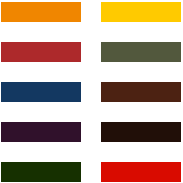
#> input picture colortheory/src1/autumn/deep.png, 183 x 183 px; its folder holds only this picture in this run
$ jupyter execute --allow-errors colortheory.ipynb   (shell and % lines are left out)
#> lines starting #> are read from the running program, lines starting #| are printed output that depends on the picture
# Personal Color Theory Analysis

This project explores a number of questions related to personal color theory.
Along the way we demonstrate the following useful basics to know:
- How to import images using OpenCV (import cv2) from pathnames generated by glob (https://docs.python.org/3/library/glob.html).
- How to convert those images which are in BGR back to RGB (https://stackoverflow.com/questions/39316447/opencv-giving-wrong-color-to-colored-images-on-loading).
- How to save labels for the images from the filename (https://stackoverflow.com/questions/52658094/extract-details-in-multiple-image-filenames-in-python-and-add-them-as-labels-for).
- Displaying the image with label
- 3d scatter plot the data colored by category.(https://matplotlib.org/2.1.1/gallery/mplot3d/scatter3d.html)
- create an interactive 3d plot with %matplotlib. Alternatively, interactively in notebook "%matplotlib notebook". (https://stackoverflow.com/questions/33436221/displaying-rotatable-3d-plots-in-ipython-or-ipython-notebook/33440743#33440743).

[cell 1]
#Importing images from src1
import glob
import cv2
import matplotlib.pyplot as plt
data = []

#iterate over all directories/subdirs of appropriate folder, pathnames generated by glob.
for image in glob.glob('colortheory/src1/*/*.png', recursive = True):
    name = image.replace('2','').split('.')[0].split('/') #extract label data from filename
    img = cv2.cvtColor(cv2.imread(image), cv2.COLOR_BGR2RGB) #append labels+image with GBR ->RGB
    data.append([name[-1], name[-2], img])

[cell 2]
#Example display image+title for the first image

import matplotlib.pyplot as plt
#> (the rest of this cell did not finish here and is left out)

# RGB training data:

[cell 3]
#Collect train data.
#x := RGB
#y := season and type
colors_train = []
colors_dict = {} #dict makes plotting easier.

[cell 4]
#working on src1 first
inds = []
for i in range(5):
    x = 15+40*i
    inds.append([[x, 50], [x, -50]])

#iterate over the 12 images with 10 colors in each
#> (the rest of this cell did not finish here and is left out)

[cell 5]
#working on src2
inds = []
for i in range(3):
    x = 25+100*i
    inds.append([[x, 50],[x,150],[x,-150], [x, -50]])

for image in glob.glob('colortheory/src2/*/*.png', recursive = True):
    name = image.split('.')[0].split('/') #extract label data from filename
    img = cv2.cvtColor(cv2.imread(image), cv2.COLOR_BGR2RGB)[468:720, 27:-30]
    stype = name[-1]
    season = name[-2]
                                                #append labels+image with GBR ->RGB
    for row in inds:
        for coord in row:
            pxl = img[coord[0]][coord[1]]
            #update colors_train
            colors_train.append([pxl[0], pxl[1], pxl[2], stype, season])

            #update colors_dict
            if season in colors_dict:
                if stype in colors_dict[season]:
                    for i,row in enumerate(colors_dict[season][stype]):
                        row.append(pxl[i])
                else:
                    colors_dict[season][stype] = [[pxl[0]], [pxl[1]], [pxl[2]]]
            else:
                colors_dict[season] = {}
                colors_dict[season][stype] = [[pxl[0]], [pxl[1]], [pxl[2]]]

[cell 6]
#working on src3
inds = []
for i in range(5):
    x = 200+100*i
    inds.append([[x, 100],[x, 200],[x,300], [x, 400]])

for image in glob.glob('colortheory/src3/*/*.png', recursive = True):
    name = image.split('.')[0].split('/') #extract label data from filename
    img = cv2.cvtColor(cv2.imread(image), cv2.COLOR_BGR2RGB)
    stype = name[-1]
    season = name[-2]
                                                #append labels+image with GBR ->RGB
    for row in inds:
        for coord in row:
            pxl = img[coord[0]][coord[1]]
            #update colors_train
            colors_train.append([pxl[0], pxl[1], pxl[2], stype, season])

            #update colors_dict
            if season in colors_dict:
                if stype in colors_dict[season]:
                    for i,row in enumerate(colors_dict[season][stype]):
                        row.append(pxl[i])
                else:
                    colors_dict[season][stype] = [[pxl[0]], [pxl[1]], [pxl[2]]]
            else:
                colors_dict[season] = {}
                colors_dict[season][stype] = [[pxl[0]], [pxl[1]], [pxl[2]]]

[cell 7]
#working on src4
inds = []
for i in range(8):
    for j in range(5):
        x = 80+60*i
        y = 20+60*j
        inds.append([x,y])
for i in range(6):
    for j in range(3):
        x = 200+60*i
        y = 320+60*j
        inds.append([x,y])
for i in range(5):
    for j in range(2):
        x = 260+60*i
        y = 500+60*j
        inds.append([x,y])

for image in glob.glob('colortheory/src4/*/*.png', recursive = True):
    name = image.split('.')[0].split('/') #extract label data from filename
    img = cv2.cvtColor(cv2.imread(image), cv2.COLOR_BGR2RGB)
    stype = name[-1]
    season = name[-2]
                                                #append labels+image with GBR ->RGB
    for ind in inds:
        pxl = img[ind[0]][ind[1]]
        #update colors_train
        colors_train.append([pxl[0], pxl[1], pxl[2], stype, season])

        #update colors_dict
        if season in colors_dict:
            if stype in colors_dict[season]:
                for i,row in enumerate(colors_dict[season][stype]):
                    row.append(pxl[i])
            else:
                colors_dict[season][stype] = [[pxl[0]], [pxl[1]], [pxl[2]]]
        else:
            colors_dict[season] = {}
            colors_dict[season][stype] = [[pxl[0]], [pxl[1]], [pxl[2]]]

[cell 8]
#working on src5
inds = []
for i in range(10):
    for j in range(7):
        x = 200+170*j
        y = 150+170*i
        inds.append([x, y])

for image in glob.glob('colortheory/src5/*/*.jpg', recursive = True):
    name = image.split('.')[0].split('/') #extract label data from filename
    img = cv2.cvtColor(cv2.imread(image), cv2.COLOR_BGR2RGB)
    stype = name[-1]
    season = name[-2]
                                                #append labels+image with GBR ->RGB
    for ind in inds:
        pxl = img[ind[0]][ind[1]]
        #update colors_train
        colors_train.append([pxl[0], pxl[1], pxl[2], stype, season])

        #update colors_dict
        if season in colors_dict:
            if stype in colors_dict[season]:
                for i,row in enumerate(colors_dict[season][stype]):
                    row.append(pxl[i])
            else:
                colors_dict[season][stype] = [[pxl[0]], [pxl[1]], [pxl[2]]]
        else:
            colors_dict[season] = {}
            colors_dict[season][stype] = [[pxl[0]], [pxl[1]], [pxl[2]]]

[cell 9]
#working on src6
inds = []
for i in range(10):
    if i!=10:
        for j in range(7):
            x = 200+170*j
            y = 150+170*i
            inds.append([x, y])
    else:
        for j in range(2):
            x = 200+170*j
            y = 150+170*i
            inds.append([x, y])

altinds = []
for i in range(10):
    if i!=10:
        for j in range(7):
            x = 55+170*j
            y = 40+55*i
            inds.append([x, y])
    else:
        for j in range(2):
            x = 55+170*j
            y = 40+55*i
            inds.append([x, y])

for image in glob.glob('colortheory/src6/*/*.jpg', recursive = True):
    name = image.replace('2','').split('.')[0].split('/') #extract label data from filename
    img = cv2.cvtColor(cv2.imread(image), cv2.COLOR_BGR2RGB)
    stype = name[-1]
    season = name[-2]
                                                #append labels+image with GBR ->RGB

    if name[-1]=='clear' and name[-2]=='spring':
        tempinds = altinds
    else: tempinds = inds

    for ind in tempinds:
        pxl = img[ind[0]][ind[1]]
        #update colors_train
        colors_train.append([pxl[0], pxl[1], pxl[2], stype, season])

        #update colors_dict
        if season in colors_dict:
            if stype in colors_dict[season]:
                for i,row in enumerate(colors_dict[season][stype]):
                    row.append(pxl[i])
            else:
                colors_dict[season][stype] = [[pxl[0]], [pxl[1]], [pxl[2]]]
        else:
            colors_dict[season] = {}
            colors_dict[season][stype] = [[pxl[0]], [pxl[1]], [pxl[2]]]

[cell 10]
#This doesn't seem to work to generate distinct colors to 3d plot with, idea found at:
#https://stackoverflow.com/questions/12236566/setting-different-color-for-each-series-in-scatter-plot-on-matplotlib
# perhaps meant only for 2d

#import matplotlib.cm as cm
#c = cm.rainbow(range(4))

[cell 11]
len(colors_train)

[cell 12]
import csv
#4 season analysis data
rgb4dict = {'R':[], 'G':[], 'B':[], 'type':[] }

for season in colors_dict:
    length = 0
    for stype in colors_dict[season]:
        length += len(colors_dict[season][stype][0])
        rgb4dict['R'] = rgb4dict['R']+colors_dict[season][stype][0]
        rgb4dict['G'] = rgb4dict['G']+colors_dict[season][stype][1]
        rgb4dict['B'] = rgb4dict['B']+colors_dict[season][stype][2]
    rgb4dict['type'] = rgb4dict['type'] + [season]*length
#> after the loop, rgb4dict = 4 items

with open('rgb4.csv', 'w') as outfile:
    writer = csv.writer(outfile)
    writer.writerow(rgb4dict.keys())
    writer.writerows(zip(*rgb4dict.values()))

#12 seasonal analysis data
rgb12dict = {'R':[], 'G':[], 'B':[], 'type':[] }
for season in colors_dict:
    for stype in colors_dict[season]:
        length = len(colors_dict[season][stype][0])
        rgb12dict['R'] = rgb12dict['R']+colors_dict[season][stype][0]
        rgb12dict['G'] = rgb12dict['G']+colors_dict[season][stype][1]
        rgb12dict['B'] = rgb12dict['B']+colors_dict[season][stype][2]
        rgb12dict['type'] = rgb12dict['type'] + [season+stype]*length
#> after the loop, rgb12dict = 4 items


with open('rgb12.csv', 'w') as outfile:
    writer = csv.writer(outfile)
    writer.writerow(rgb12dict.keys())
    writer.writerows(zip(*rgb12dict.values()))

[cell 13]
#3dscatter plot the RGB for each season, the points color-coded by season

c = ['r','g','b','y'] #color for each season

#for interactive plotting:

#3d plotting
from mpl_toolkits.mplot3d import Axes3D
fig = plt.figure()
ax = fig.add_subplot(111, projection='3d')

#iterate over data
for i,season in enumerate(colors_dict):
    x = []
    y = []
    z = []
    for stype in colors_dict[season]:
        x = x+colors_dict[season][stype][0] #= colors_train[0][30*i:30*(i+1)]
        y = y+colors_dict[season][stype][1] #colors_train[1][30*i:30*(i+1)]
        z = z+colors_dict[season][stype][2] #colors_train[2][30*i:30*(i+1)]
    ax.scatter(x,y,z, color=c[i])
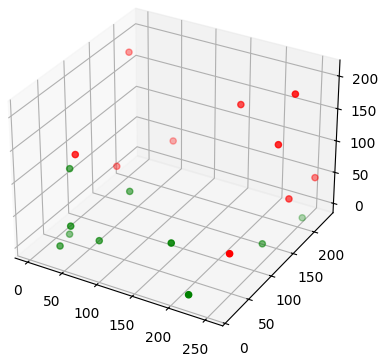
#> figure drawn by matplotlib, 1 panel
